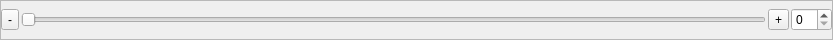
<?xml version="1.0" encoding="UTF-8"?>
<ui version="4.0">
 <class>SequenceNavigationFrame</class>
 <widget class="QFrame" name="SequenceNavigationFrame">
  <property name="geometry">
   <rect>
    <x>0</x>
    <y>0</y>
    <width>833</width>
    <height>40</height>
   </rect>
  </property>
  <property name="sizePolicy">
   <sizepolicy hsizetype="Preferred" vsizetype="Maximum">
    <horstretch>0</horstretch>
    <verstretch>0</verstretch>
   </sizepolicy>
  </property>
  <property name="windowTitle">
   <string>Frame</string>
  </property>
  <property name="frameShape">
   <enum>QFrame::StyledPanel</enum>
  </property>
  <property name="frameShadow">
   <enum>QFrame::Raised</enum>
  </property>
  <layout class="QGridLayout" name="gridLayout">
   <property name="horizontalSpacing">
    <number>2</number>
   </property>
   <property name="verticalSpacing">
    <number>0</number>
   </property>
   <property name="margin">
    <number>0</number>
   </property>
   <item row="0" column="0">
    <widget class="QToolButton" name="toolButtonPrev">
     <property name="text">
      <string>-</string>
     </property>
    </widget>
   </item>
   <item row="0" column="1">
    <widget class="QSlider" name="horizontalSlider">
     <property name="pageStep">
      <number>1</number>
     </property>
     <property name="orientation">
      <enum>Qt::Horizontal</enum>
     </property>
    </widget>
   </item>
   <item row="0" column="2">
    <widget class="QToolButton" name="toolButtonNext">
     <property name="text">
      <string>+</string>
     </property>
    </widget>
   </item>
   <item row="0" column="3">
    <widget class="QSpinBox" name="spinBox"/>
   </item>
  </layout>
 </widget>
 <resources/>
 <connections/>
</ui>
